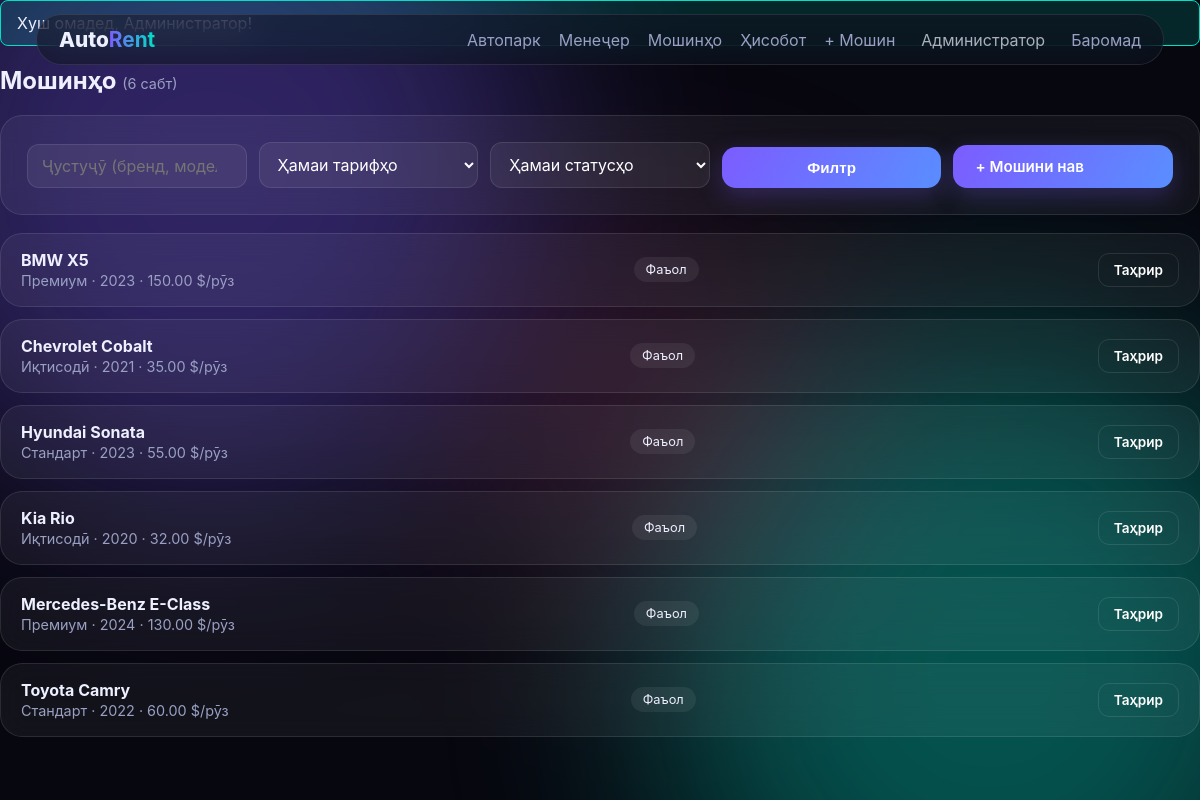
The app's page /cars (signed in) with its own data.
### tables this page shows
CREATE TABLE cars (
  id INT AUTO_INCREMENT PRIMARY KEY,
  brand VARCHAR(50) NOT NULL,
  model VARCHAR(50) NOT NULL,
  year YEAR NOT NULL,
  image VARCHAR(255),
  price_day DECIMAL(10,2) NOT NULL,
  tariff_id INT NOT NULL,
  odometer INT NOT NULL DEFAULT 0,
  status ENUM('active','inactive') NOT NULL DEFAULT 'active',
  FOREIGN KEY (tariff_id) REFERENCES tariffs(id)
);

CREATE TABLE tariffs (
  id INT AUTO_INCREMENT PRIMARY KEY,
  name VARCHAR(60) NOT NULL,
  km_per_day INT NOT NULL DEFAULT 200,             
  extra_km_price DECIMAL(8,2) NOT NULL DEFAULT 1   
);

### public/index.php (called while the page is built, shortened)
<?php
require BASE_PATH . '/src/Core/helpers.php';
spl_autoload_register(function (string $class): void {
    $prefix = 'App\\';
    $relative = str_replace('\\', '/', substr($class, strlen($prefix)));
    $file = BASE_PATH . '/src/' . $relative . '.php';
});
$router = new Router();
$router->get('/', [HomeController::class, 'index']);
$router->get('/login', [AuthController::class, 'loginForm']);
$router->post('/login', [AuthController::class, 'login']);
$router->get('/register', [AuthController::class, 'registerForm']);
$router->post('/register', [AuthController::class, 'register']);
$router->get('/logout', [AuthController::class, 'logout']);
$router->get('/cars', [CarController::class, 'index']);
$router->get('/cars/create', [CarController::class, 'create']);
$router->post('/cars/create', [CarController::class, 'store']);
$router->get('/cars/{id}', [CarController::class, 'show']);
$router->get('/cars/{id}/edit', [CarController::class, 'edit']);
$router->post('/cars/{id}/edit', [CarController::class, 'update']);
$router->post('/cars/{id}/delete', [CarController::class, 'delete']);
$router->get('/book/{carId}', [BookingController::class, 'createForm']);
$router->post('/book/{carId}', [BookingController::class, 'store']);
$router->get('/my', [BookingController::class, 'my']);
$router->post('/my/cancel', [BookingController::class, 'cancel']);
$router->get('/manager', [ManagerController::class, 'index']);
$router->post('/manager/action', [ManagerController::class, 'action']);
$router->get('/reports/income', [ReportController::class, 'income']);
$router->dispatch($_SERVER['REQUEST_METHOD'], $_SERVER['REQUEST_URI'] ?? '/');

### src/Core/helpers.php (called while the page is built, shortened)
<?php
function e(?string $s): string
{
    return htmlspecialchars((string) $s, ENT_QUOTES | ENT_SUBSTITUTE, 'UTF-8');
}
function money($n): string
{
    return number_format((float) $n, 2, '.', ' ') . ' $';
}
function flash(?string $message = null): ?string
{
    $msg = $_SESSION['flash'] ?? null;
    return $msg;
}
function current_user(): ?array
{
    return $_SESSION['user'] ?? null;
}

### src/Core/View.php (called while the page is built, shortened)
<?php
final class View
{
    private string $basePath;
    public function __construct(string $basePath)
    {
        $this->basePath = rtrim($basePath, '/');
    }
    public function render(string $template, array $data = []): string
    {
        extract($data, EXTR_SKIP);
        $file = $this->basePath . '/' . $template . '.php';
        require $file;
        return (string) ob_get_clean();
    }
    public function renderLayout(string $contentTemplate, array $data = [], string $layout = 'layouts/main'): string
    {
        $data['content'] = $this->render($contentTemplate, $data);
        return $this->render($layout, $data);
    }
}

### src/Repositories/CarRepository.php (called while the page is built, shortened)
<?php
final class CarRepository
{
    private PDO $db;
    public function __construct(?PDO $db = null)
    {
        $this->db = $db ?? Database::connection();
    }
    private function buildWhere(array $filters): array
    {
        $conditions = [];
        $params = [];
        $q = trim((string) ($filters['q'] ?? ''));
        $where = $conditions ? 'WHERE ' . implode(' AND ', $conditions) : '';
        return [$where, $params];
    }
    public function paginate(array $filters, int $page, int $perPage = 10): array
    {
        [$where, $params] = $this->buildWhere($filters);
        $stmt = $this->db->prepare("SELECT COUNT(*) FROM cars c {$where}");
        $stmt->execute($params);
        $total = (int) $stmt->fetchColumn();
        $pages = max(1, (int) ceil($total / $perPage));
        $page  = min(max(1, $page), $pages);
        $sql = self::SELECT . " {$where} ORDER BY c.brand, c.model, c.id LIMIT :limit OFFSET :offset";
        $stmt = $this->db->prepare($sql);
        $stmt->bindValue(':limit', $perPage, PDO::PARAM_INT);
        $stmt->bindValue(':offset', ($page - 1) * $perPage, PDO::PARAM_INT);
        $stmt->execute();
        return [
            'items' => $stmt->fetchAll(),
            'total' => $total,
            'page'  => $page,
            'pages' => $pages,
        ];
    }
}

### src/Core/Database.php (called while the page is built, shortened)
<?php
final class Database
{
    private static ?PDO $pdo = null;
    private static array $config = [];
    public static function configure(array $config): void
    {
        self::$config = $config;
    }
    public static function connection(): PDO
    {
        if (self::$pdo === null) {
            $c = self::$config;
            $dsn = sprintf(
                'mysql:host=%s;port=%d;dbname=%s;charset=utf8mb4',
                $c['host'],
                $c['port'],
                $c['name']
            );
            self::$pdo = new PDO($dsn, $c['user'], $c['pass'], [
                PDO::ATTR_ERRMODE            => PDO::ERRMODE_EXCEPTION,
                PDO::ATTR_DEFAULT_FETCH_MODE => PDO::FETCH_ASSOC,
                PDO::ATTR_EMULATE_PREPARES   => false,
            ]);
        }
        return self::$pdo;
    }
}

### src/Controllers/CarController.php (called while the page is built, shortened)
<?php
final class CarController extends BaseController
{
    private CarRepository $cars;
    private TariffRepository $tariffs;
    public function __construct()
    {
        $this->cars    = new CarRepository();
        $this->tariffs = new TariffRepository();
    }
    public function index(): void
    {
        $filters = [
            'q'         => trim((string) ($_GET['q'] ?? '')),
            'tariff_id' => $_GET['tariff_id'] ?? '',
            'status'    => $_GET['status'] ?? '',
        ];
        $page = max(1, (int) ($_GET['page'] ?? 1));
        $result = $this->cars->paginate($filters, $page, self::PER_PAGE);
        $this->render('cars/index', [
            'title'   => 'Мошинҳо',
            'items'   => $result['items'],
            'total'   => $result['total'],
            'page'    => $result['page'],
            'pages'   => $result['pages'],
            'filters' => $filters,
            'tariffs' => $this->tariffs->all(),
        ]);
    }
}

### src/Repositories/TariffRepository.php (called while the page is built, shortened)
<?php
final class TariffRepository
{
    private PDO $db;
    public function __construct(?PDO $db = null)
    {
        $this->db = $db ?? Database::connection();
    }
    public function all(): array
    {
        return $this->db->query('SELECT id, name, km_per_day, extra_km_price FROM tariffs ORDER BY id')->fetchAll();
    }
}

### views/cars/index.php (the view, shortened to what this page needs)
<h2 class="reveal">Мошинҳо <small class="muted">(<?= (int)$total ?> сабт)</small></h2>
<form class="panel reveal fgrid" method="get">
  <input type="search" name="q" placeholder="Ҷустуҷӯ (бренд, модел)" value="<?= e($filters['q']) ?>">
  <select name="tariff_id">
    <option value="">Ҳамаи тарифҳо</option>
  </select>
  <select name="status">
    <option value="">Ҳамаи статусҳо</option>
  </select>
  <button class="btn">Филтр</button>
  <?php if ($user && $user['role']==='admin'): ?>
    <a class="btn" href="/cars/create">+ Мошини нав</a>
  <?php endif; ?>
</form>
<div class="list">
<?php foreach ($items as $c): ?>
  <div class="item reveal">
    <div>
      <b><a href="/cars/<?= (int)$c['id'] ?>"><?= e($c['brand'] . ' ' . $c['model']) ?></a></b>
      <br><small class="muted"><?= e($c['tariff_name']) ?> · <?= e((string)$c['year']) ?> · <?= money($c['price_day']) ?>/рӯз</small>
    </div>
    <span class="st <?= e($c['status']) ?>"><?= $c['status']==='active' ? 'Фаъол' : 'Ғайрифаъол' ?></span>
    <div>
      <?php if ($user && $user['role']==='admin'): ?>
        <a class="btn sm ghost" href="/cars/<?= (int)$c['id'] ?>/edit">Таҳрир</a>
      <?php endif; ?>
    </div>
  </div>
<?php endforeach; ?>
</div>

### src/Core/Router.php (shortened to what this page needs)
<?php
final class Router
{
    private array $routes = [];
    public function get(string $path, array $handler): void
    {
        $this->routes['GET'][$path] = $handler;
    }
    public function post(string $path, array $handler): void
    {
        $this->routes['POST'][$path] = $handler;
    }
    public function dispatch(string $method, string $uri): void
    {
        $path = parse_url($uri, PHP_URL_PATH) ?: '/';
        $path = rtrim($path, '/') ?: '/';
        if (isset($this->routes[$method][$path])) {
            $this->call($this->routes[$method][$path]);
            return;
        }
    }
    private function call(array $handler, array $params = []): void
    {
        [$class, $method] = $handler;
        $controller = new $class();
        $controller->$method(...$params);
    }
}

### src/Controllers/BaseController.php (shortened to what this page needs)
<?php
abstract class BaseController
{
    protected View $view;
    public function __construct()
    {
        $this->view = new View(BASE_PATH . '/views');
    }
    protected function render(string $template, array $data = [], int $status = 200): void
    {
        $data['user']  = current_user();
        $data['flash'] = flash();
        echo $this->view->renderLayout($template, $data);
    }
}

### views/layouts/main.php (shortened to what this page needs)
<!DOCTYPE html>
<html lang="tg">
<head>
    <link rel="stylesheet" href="/assets/style.css">
</head>
<body>
<div class="bg"><i></i><i></i><i></i></div>
<nav class="nav" id="nav">
    <a class="logo" href="/">Auto<b>Rent</b></a>
    <div class="links">
        <a href="/">Автопарк</a>
        <?php if ($user): ?>
            <?php if (in_array($user['role'], ['manager', 'admin'], true)): ?>
                <a href="/manager">Менеҷер</a>
                <a href="/cars">Мошинҳо</a>
                <a href="/reports/income">Ҳисобот</a>
            <?php endif; ?>
            <?php if ($user['role'] === 'admin'): ?>
                <a href="/cars/create">+ Мошин</a>
            <?php endif; ?>
            <span class="user"><?= e($user['full_name']) ?></span>
            <a href="/logout">Баромад</a>
        <?php else: ?>
            <a href="/login">Вуруд</a>
            <a href="/register">Бақайдгирӣ</a>
        <?php endif; ?>
    </div>
</nav>
<main class="container">
    <?php if (!empty($flash)): ?>
        <div class="flash reveal"><?= e($flash) ?></div>
    <?php endif; ?>
    <?= $content ?>
</main>
</body>
</html>

### public/assets/style.css (style rules this page uses)
:root { --bg:#07070f;--card:rgba(255,255,255,.05);--bd:rgba(255,255,255,.1);--tx:#eef0ff;--mu:#9aa0c3;--a:#7c5cff;--b:#00e0c6;--r:22px }
* { box-sizing:border-box }
html { scroll-behavior:smooth }
body { margin:0;background:var(--bg);color:var(--tx);font-family:Inter,system-ui,Segoe UI,Arial,sans-serif;min-height:100vh;overflow-x:hidden }
.bg { position:fixed;inset:0;z-index:-1;overflow:hidden }
.bg i { position:absolute;width:55vw;height:55vw;border-radius:50%;filter:blur(110px);opacity:.35;animation:float 18s ease-in-out infinite }
.bg i:nth-child(1) { background:var(--a);top:-20%;left:-10% }
.bg i:nth-child(2) { background:var(--b);bottom:-25%;right:-10%;animation-delay:-6s }
.bg i:nth-child(3) { background:#ff4d8d;top:30%;left:40%;width:30vw;height:30vw;opacity:.18;animation-delay:-12s }
a { color:inherit;text-decoration:none }
.nav { position:fixed;top:14px;left:50%;transform:translateX(-50%);width:min(1150px,94vw);display:flex;justify-content:space-between;align-items:center;padding:12px 22px;border-radius:999px;background:rgba(15,15,30,.55);backdrop-filter:blur(18px);border:1px solid var(--bd);z-index:50;transition:.3s }
.logo { font-weight:800;font-size:1.3rem }
.logo b { background:linear-gradient(90deg,var(--a),var(--b));-webkit-background-clip:text;color:transparent }
.links { display:flex;gap:18px;align-items:center;flex-wrap:wrap }
.links a:not(.btn) { color:var(--mu);transition:.2s }
.btn { display:inline-block;border:0;cursor:pointer;padding:12px 22px;border-radius:14px;color:#fff;font-weight:600;font-size:.95rem;background:linear-gradient(120deg,var(--a),#5b8cff 50%,var(--b));background-size:200%;transition:.35s;box-shadow:0 8px 24px #7c5cff44 }
.btn.sm { padding:8px 15px;font-size:.85rem;border-radius:11px }
.btn.ghost { background:transparent;border:1px solid var(--bd);box-shadow:none }
.search,.panel,.item,.card,.stats>div { background:var(--card);border:1px solid var(--bd);backdrop-filter:blur(14px);border-radius:var(--r) }
input,select { background:rgba(255,255,255,.06);border:1px solid var(--bd);border-radius:12px;padding:11px 14px;color:#fff;font:inherit;outline:0;transition:.2s;color-scheme:dark }
select option { background:#14142b }
small { font-weight:400 }
.muted { color:var(--mu);font-size:.9rem }
.panel { padding:26px }
.flash { padding:14px 18px;border-radius:14px;background:linear-gradient(90deg,#7c5cff33,#00e0c622);border:1px solid var(--bd);margin-bottom:18px;animation:in .5s }
.list { display:flex;flex-direction:column;gap:12px }
.item { display:flex;justify-content:space-between;align-items:center;gap:16px;padding:16px 20px;flex-wrap:wrap;transition:.25s }
.fgrid { display:grid;grid-template-columns:repeat(auto-fit,minmax(150px,1fr));gap:12px;margin-bottom:18px;align-items:center }
.st { padding:5px 12px;border-radius:99px;font-size:.8rem;background:#fff1 }
.reveal { opacity:0;transform:translateY(34px);transition:opacity .8s,transform .8s cubic-bezier(.2,.8,.2,1) }
.reveal.in { opacity:1;transform:none }
.flash { background:rgba(0,224,198,.15); border:1px solid #00e0c6; padding:.75rem 1rem; border-radius:8px; margin-bottom:1rem; }
.user { opacity:.7; margin:0 .5rem; }
.fgrid { display:grid; grid-template-columns:repeat(auto-fit,minmax(140px,1fr)); gap:.75rem; align-items:end; }

### records on screen
cars: id "6", brand+model "Kia Rio", tariff.name "Иқтисодӣ", year "2020", price_day "32.00 $", status "Фаъол"
cars: brand+model "BMW X5", tariff.name "Премиум", year "2023", price_day "150.00 $", status "Фаъол"
cars: brand+model "Chevrolet Cobalt", tariff.name "Иқтисодӣ", year "2021", price_day "35.00 $", status "Фаъол"
cars: brand+model "Hyundai Sonata", tariff.name "Стандарт", year "2023", price_day "55.00 $", status "Фаъол"
cars: brand+model "Mercedes-Benz E-Class", tariff.name "Премиум", year "2024", price_day "130.00 $", status "Фаъол"
cars: brand+model "Toyota Camry", tariff.name "Стандарт", year "2022", price_day "60.00 $", status "Фаъол"

### other values on screen
$user['full_name'] "Администратор"
$flash "Хуш омадед, Администратор!"
